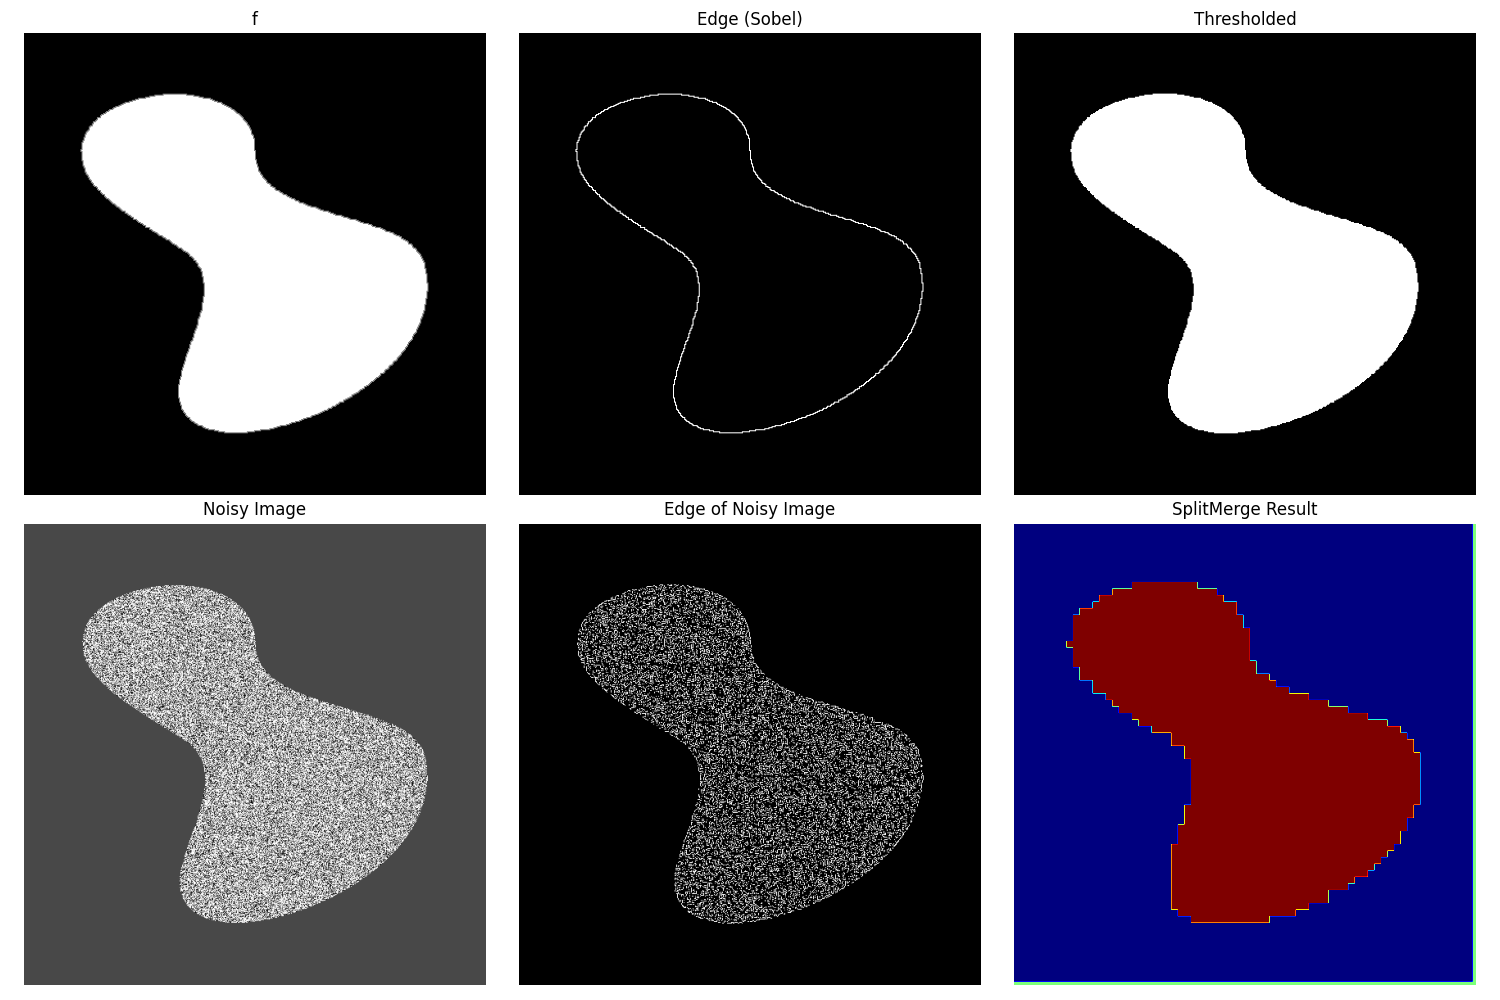

Source code (Python):

import sys
import os
import numpy as np
import matplotlib.pyplot as plt
from skimage.io import imread
from General.edge import edge
from libDIPUM.splitmerge import splitmerge
from libDIPUM.data_path import dip_data

# Data
path_f = dip_data('constant-gray-region.tif')
path_fn = dip_data('Fig1001(d)(noisy_region).tif')

f = imread(path_f)
fn = imread(path_fn)

# Edge detection on original
# gedge = edge (f, 'sobel', 0);
# In MATLAB, threshold 0 means usually default or strict 0.
# Our edge.py handles 0 explicitly if passed, but let's see.
# If 0 implies "all gradients > 0", it will be noisy if image isn't perfect constant.
# But f is "constant-gray-region", so it has perfect regions.
# Sobel will find the boundary.
gedge = edge(f, 'sobel', threshold=None) # Start with auto

# Thresholding
# mx = max(f(:)); mn = min(f(:)); T = mn + (mx - mn)/2; gthresh = f > T;
mx = f.max()
mn = f.min()
T = mn + (mx - mn) / 2
gthresh = f > T

# Noisy region
# gnedge = edge(fn, 'sobel', 0);
gnedge = edge(fn, 'sobel', threshold=None)

# Splitmerge
# gsm = splitmerge(fn, 8, @predicate2);
# predicate2: flag = (sd > 10);
def predicate2(region):
    if region.size == 0: return False
    sd = np.std(region)
    return sd > 10

gsm = splitmerge(fn, 8, predicate2)

# Display
fig, axes = plt.subplots(2, 3, figsize=(15, 10))
axes = axes.flatten()

axes[0].imshow(f, cmap='gray')
axes[0].set_title('f')
axes[0].axis('off')

axes[1].imshow(gedge, cmap='gray')
axes[1].set_title('Edge (Sobel)')
axes[1].axis('off')

axes[2].imshow(gthresh, cmap='gray')
axes[2].set_title('Thresholded')
axes[2].axis('off')

axes[3].imshow(fn, cmap='gray')
axes[3].set_title('Noisy Image')
axes[3].axis('off')

axes[4].imshow(gnedge, cmap='gray')
axes[4].set_title('Edge of Noisy Image')
axes[4].axis('off')

axes[5].imshow(gsm, cmap='jet') # Color to show segmentation
axes[5].set_title('SplitMerge Result')
axes[5].axis('off')

plt.tight_layout()
plt.savefig('Figure101.png')
print("Saved Figure101.png")
plt.show()
